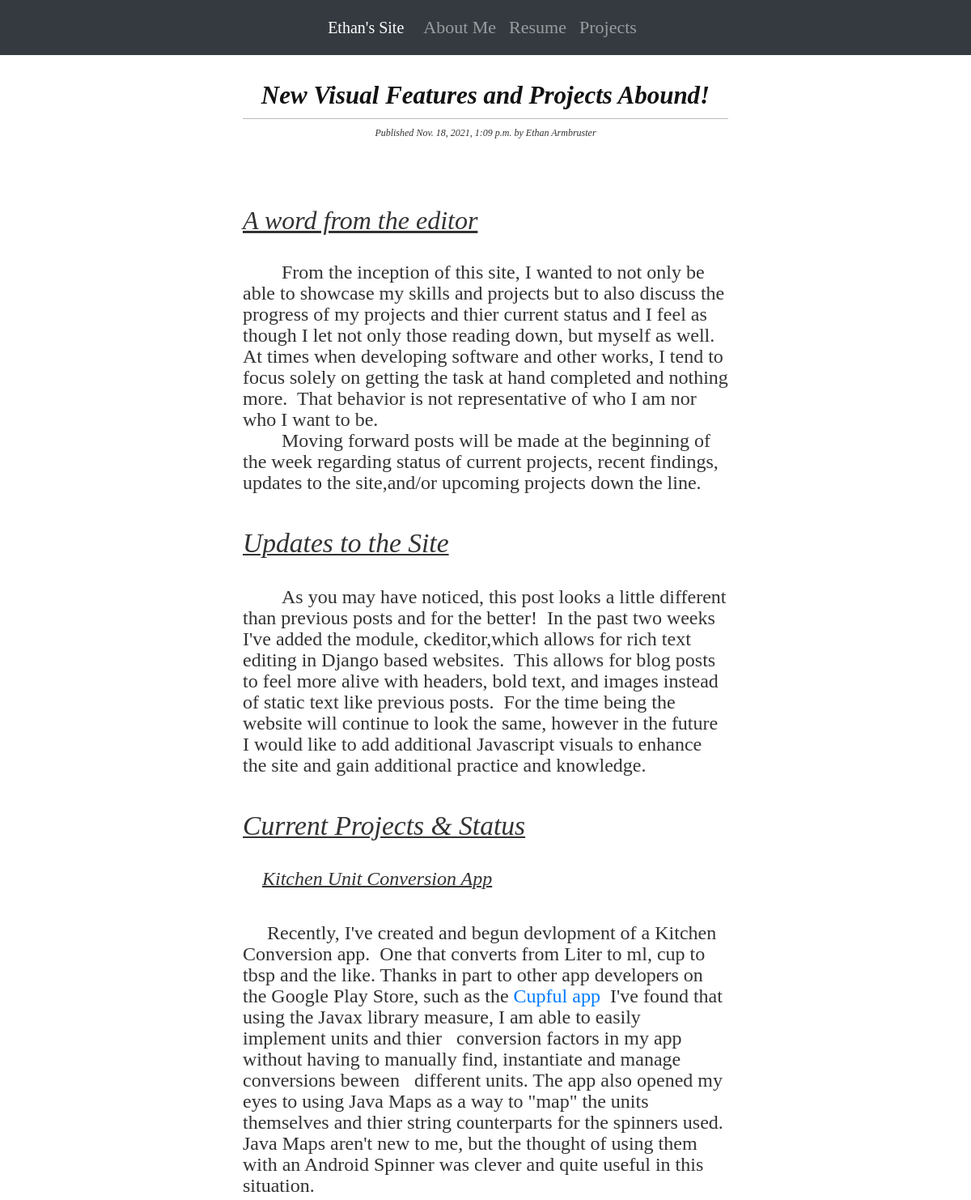
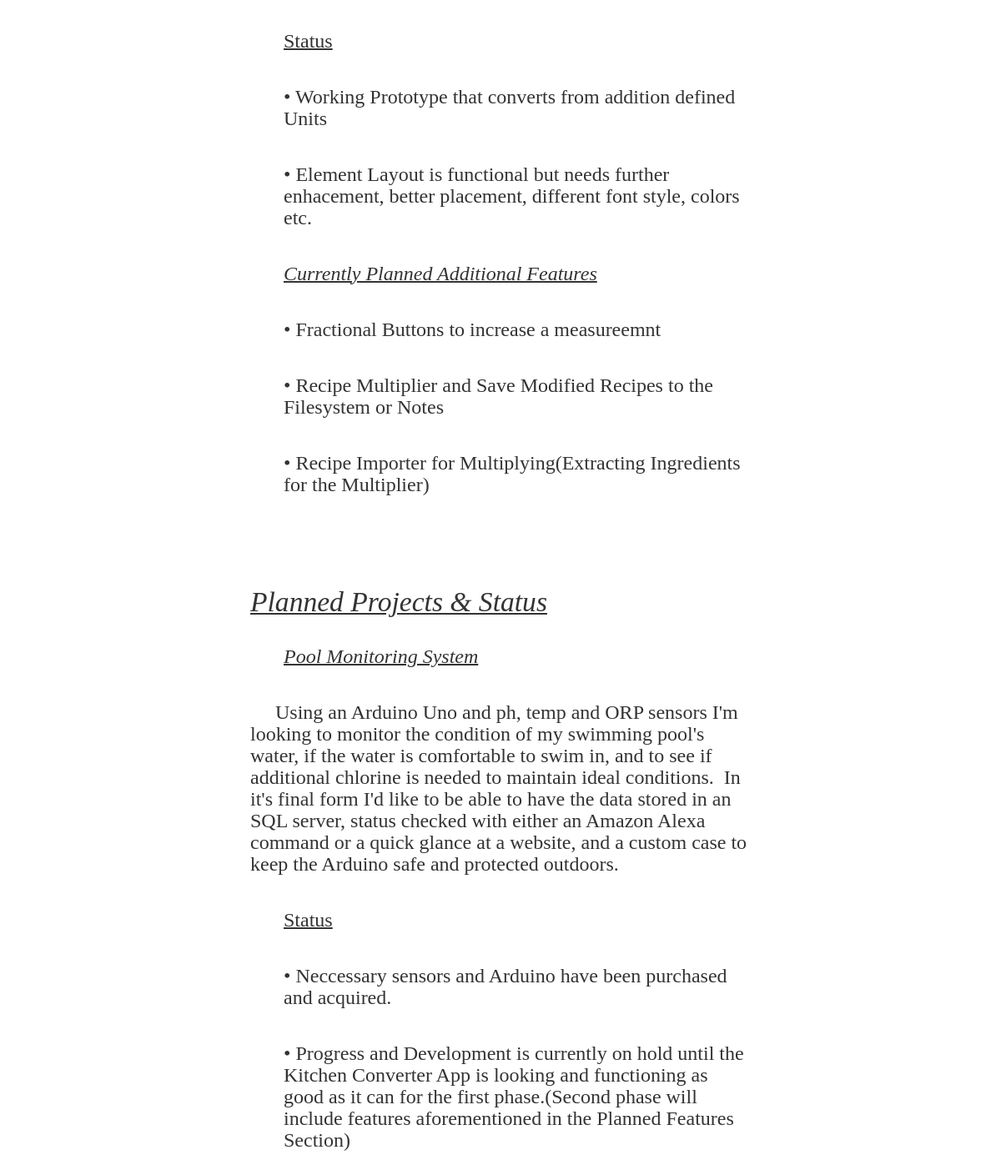
Screenshot of /2021/11/18/new_visuals_and_projects with the database file from the repository (2 pictures, top to bottom).
### functionality/models.py (models this page shows, shortened)
class Post(models.Model):
    STATUS_CHOICES = (
        ('draft', 'Draft'), ('published', 'Published'),
    )
    title = models.CharField(max_length=500)
    slug = models.SlugField(max_length=500, unique_for_date='publish')
    author = models.ForeignKey(User, on_delete=models.CASCADE, related_name='blog_posts')
    body = RichTextField(blank=True, null=True)
    publish = models.DateTimeField(default=django.utils.timezone.now)
    created = models.DateTimeField(auto_now_add=True)
    updated = models.DateTimeField(auto_now=True)
    status = models.CharField(max_length=10, choices=STATUS_CHOICES, default='draft')
    objects = models.Manager()
    published = PublishedManager()
    class Meta:
        ordering = ('-publish',)

### functionality/views.py (the view)
# urls.py: path('<int:year>/<int:month>/<int:day>/<slug:post>', views.post_detail,
def post_detail(request, year, month, day, post):
    post = get_object_or_404(Post, slug = post, status = 'published', publish__year = year, publish__month = month, publish__day = day)
    return render(request, 'html/detail.html', {'post': post})

### functionality/templates/html/detail.html (shortened to what this page needs)
{% extends "html/base.html" %}
{% load static %}
{% load tz %}
{% block content %}
    <div class="detail_post_header">
        <h1 class="times ">{{ post.title }}</h1>
        <p class="date ">
            Published {{ post.publish|timezone:"America/New_York" }}
            by {{ post.author.first_name }} {{ post.author.last_name }}
        </p>
    </div>
    <div class="center_page times_info">
        {{ post.body|safe|linebreaksbr }}
    </div>
{% endblock %}

### functionality/static/css/blog.css (style rules this page uses)
.times { color: #121212; font-family: 'times new roman', serif; font-weight: 700; font-style: italic; font-size: 1.9375rem; line-height: 2.25rem; }
.detail_post_header { margin-top: 2rem; margin-bottom: 5rem; font-size: 40px; text-align: center; }
.times_info { font-style: normal; font-stretch: normal; margin-bottom: 1.25rem; color: #333; font-family: 'times new roman', serif; font-weight: 300; font-size: 1.25rem; line-height: 1.5625rem; }
body { margin: 0; padding: 0; font-family: helvetica, sans-serif; }
a { color: #343a40; text-decoration: none; }
h1 { font-weight: normal; border-bottom: 1px solid #bbb; padding: 0 0 10px 0; }
h2 { font-weight: normal; margin: 30px 0 0; }
p.date { color: #333333; font-family: georgia, serif; font-size: 12px; font-style: italic; }

### functionality/static/css/home.css (style rules this page uses)
.center_page { margin: 0 auto; }

### rows the page displays
Post: title "New Visual Features and Projects Abound!", publish "Nov. 18, 2021, 1:09 p.m.", author.first_name "Ethan", author.last_name "Armbruster", body "A word from the editor From the inception of this site, I wanted to not only be able to showcase my skills and projects but to also discuss the progress of my projects and thier current status and I feel as though I let not only those reading down, but myself as well. At times when developing software and other works, I tend to focus solely on getting the task at hand completed and nothing more. That behavior is not representative of who I am nor who I want to be. Moving forward posts will be made at the beginning of the week regarding status of current projects, recent findings, updates to the site,and/or upcoming projects down the line. Updates to the Site As you may have noticed, this…"
